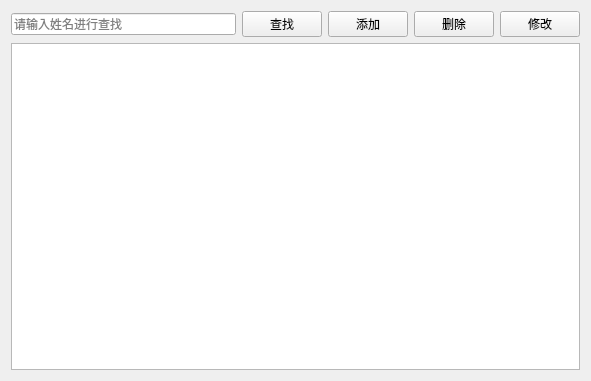
<?xml version="1.0" encoding="UTF-8"?>
<ui version="4.0">
 <class>PatientView</class>
 <widget class="QWidget" name="PatientView">
  <property name="geometry">
   <rect>
    <x>0</x>
    <y>0</y>
    <width>591</width>
    <height>381</height>
   </rect>
  </property>
  <property name="windowTitle">
   <string>患者管理</string>
  </property>
  <layout class="QVBoxLayout" name="verticalLayout">
   <item>
    <layout class="QHBoxLayout" name="horizontalLayout">
     <item>
      <widget class="QLineEdit" name="txtSearch">
       <property name="placeholderText">
        <string>请输入姓名进行查找</string>
       </property>
      </widget>
     </item>
     <item>
      <widget class="QPushButton" name="btnSearch">
       <property name="text">
        <string>查找</string>
       </property>
       <property name="icon">
        <iconset resource="images.qrc">
         <normaloff>:/icons/images/search.png</normaloff>:/icons/images/search.png</iconset>
       </property>
      </widget>
     </item>
     <item>
      <widget class="QPushButton" name="btnAdd">
       <property name="text">
        <string>添加</string>
       </property>
       <property name="icon">
        <iconset resource="images.qrc">
         <normaloff>:/icons/images/new.png</normaloff>:/icons/images/new.png</iconset>
       </property>
      </widget>
     </item>
     <item>
      <widget class="QPushButton" name="btnDel">
       <property name="text">
        <string>删除</string>
       </property>
       <property name="icon">
        <iconset resource="images.qrc">
         <normaloff>:/icons/images/delete.png</normaloff>:/icons/images/delete.png</iconset>
       </property>
      </widget>
     </item>
     <item>
      <widget class="QPushButton" name="btnEdit">
       <property name="text">
        <string>修改</string>
       </property>
       <property name="icon">
        <iconset resource="images.qrc">
         <normaloff>:/icons/images/edit.png</normaloff>:/icons/images/edit.png</iconset>
       </property>
      </widget>
     </item>
    </layout>
   </item>
   <item>
    <widget class="QTableView" name="tableView"/>
   </item>
  </layout>
 </widget>
 <resources>
  <include location="images.qrc"/>
 </resources>
 <connections/>
</ui>
